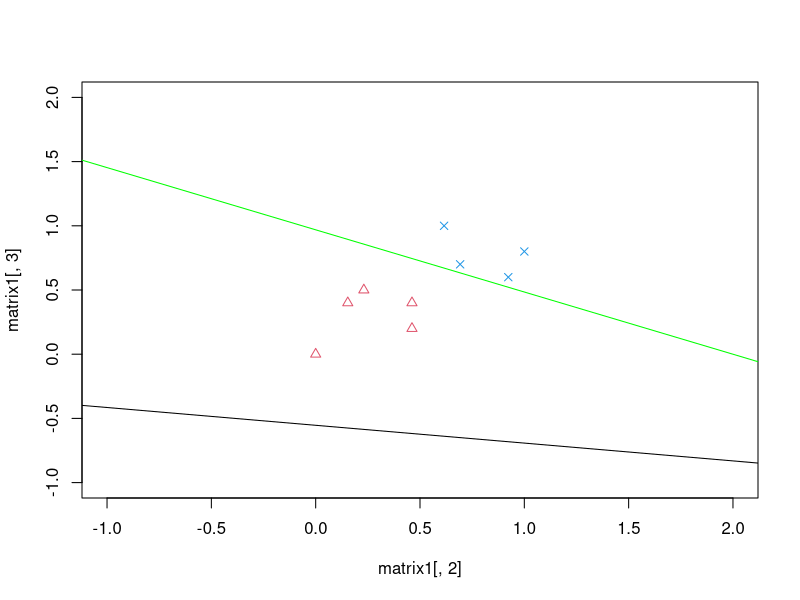

R code for this plot:
set.seed(88)

library(magrittr)
library(scales)

# We have data from two classes. The first class has five samples {(-1,-1), (2,0), (2,1), (0,1), (0.5, 1.5)}.
# The second class has four samples {(3.5,2.5), (3,4), (5,2), (5.5,3)}.
matrix1 <- t(matrix(c(-1,-1,1,
                       2,0,1,
                       2,1,1,
                       0,1,1,
                       0.5,1.5,1,
                       3.5,2.5,2,
                       3,4,2,
                       5,2,2,
                       5.5,3,2),
                    nrow=3))

matrix1[,1] <- matrix1[,1] %>% scale(center=TRUE) %>% rescale(to=c(0,1))
matrix1[,2] <- matrix1[,2] %>% scale(center=TRUE) %>% rescale(to=c(0,1))
matrix1[,3] <- matrix1[,3] %>% rescale(to=c(-1,1))

matrix1 <- cbind(rep(1,nrow(matrix1)),matrix1)

w <- as.matrix(runif(n=3,min=0,max=1))
w_init <- w

plot(x=matrix1[,2],y=matrix1[,3],pch=3 + matrix1[,4],col=3 + matrix1[,4],xlim=c(-1,2),ylim=c(-1,2))
abline(b=(-(w[1]/w[3])/(w[1]/w[2])),a=-w[1]/w[3],col="black")


roundAwayFromZero <- function(x){
  if(x >= 0){
    return(1)
  }else{
    return(-1)
  }
}

loopCounter = 0

repeat{
  classifications <- sapply(t(w) %*% t(matrix1[,1:3]),roundAwayFromZero)
  errs <- sum(abs(classifications - matrix1[,4]))
  if(errs == 0){
    break
  }
  for(i in 1:nrow(matrix1)){
    pred <- t(w) %*% matrix1[i,1:3] %>% roundAwayFromZero()
    if(pred != matrix1[i,4]){
      if(pred == -1){
        w <- w + matrix1[i,1:3]
      }else{
        w <- w - matrix1[i,1:3]
      }
    }
  }
  loopCounter = loopCounter + 1
}

abline(b=(-(w[1]/w[3])/(w[1]/w[2])),a=-w[1]/w[3],col="green")

print(paste("initial weights: ",w_init,sep=""))
print(paste("final weights: ",w,sep=""))
print(paste("iterations: ",loopCounter,sep=""))

# problem 2

main3_1.m <- function(){
  
  library(e1071)
  
  pima_train_df <- read.table("pima_train.txt")
  pima_test_df <- read.table("pima_test.txt")
  
  model <- e1071::svm(kernel="linear",x=pima_train_df[,1:8],y=pima_train_df[,9])
  
  round01 <- function(x){
    if(x >= 0.5){
      return(1)
    }else{
      return(0)
    }
  }
  
  train_pred <- predict(model,pima_train_df[,1:8])
  train_errs <- sum(abs(sapply(train_pred,round01) - pima_train_df[,9]))
  train_mean_misclass <- train_errs / nrow(pima_train_df)
  
  test_pred <- predict(model,pima_test_df[,1:8])
  test_errs <- sum(abs(sapply(test_pred,round01) - pima_test_df[,9]))
  test_mean_misclass <- test_errs / nrow(pima_test_df)
  
  confusionMatrix <- function(y,y_hat){
    true_neg = 0
    true_pos = 0
    false_neg = 0
    false_pos = 0
    for(i in 1:length(y)){
      if(y[i] == 0 && y_hat[i] == 0){
        true_neg = true_neg + 1
      }
      else if(y[i] == 0 && y_hat[i] == 1){
        false_pos = false_pos + 1
      }
      else if(y[i] == 1 && y_hat[i] == 1){
        true_pos = true_pos + 1
      }
      else if(y[i] == 1 && y_hat[i] == 0){
        false_neg = false_neg + 1
      }else{
        print(paste("error! y[",i,"]: ",y[i],", y_hat[",i,"]: ",y_hat[i],sep=""))
      }
    }
    return(matrix(c(true_neg,false_pos,false_neg,true_pos),nrow=2))
  }
  
  conf_train <- confusionMatrix(pima_train_df[,9],sapply(train_pred,round01))
  conf_test <- confusionMatrix(pima_test_df[,9],sapply(test_pred,round01))
  
  print(paste("mean misclassification training error: ",train_mean_misclass,sep=""))
  print(paste("mean misclassification test error: ",test_mean_misclass,sep=""))
  print(paste("training confusion matrix: ",conf_train,sep=""))
  print(paste("test confusion matrix: ",conf_test,sep=""))
  
}

main3_1.m()

